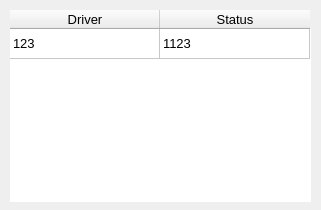
<?xml version="1.0" encoding="UTF-8"?>
<ui version="4.0">
 <class>InstallProgress</class>
 <widget class="QWidget" name="InstallProgress">
  <property name="geometry">
   <rect>
    <x>0</x>
    <y>0</y>
    <width>321</width>
    <height>210</height>
   </rect>
  </property>
  <property name="sizePolicy">
   <sizepolicy hsizetype="MinimumExpanding" vsizetype="MinimumExpanding">
    <horstretch>0</horstretch>
    <verstretch>0</verstretch>
   </sizepolicy>
  </property>
  <property name="windowTitle">
   <string>Form</string>
  </property>
  <widget class="QTableWidget" name="progressTable">
   <property name="geometry">
    <rect>
     <x>10</x>
     <y>10</y>
     <width>301</width>
     <height>192</height>
    </rect>
   </property>
   <property name="font">
    <font>
     <pointsize>10</pointsize>
    </font>
   </property>
   <property name="contextMenuPolicy">
    <enum>Qt::PreventContextMenu</enum>
   </property>
   <property name="frameShape">
    <enum>QFrame::NoFrame</enum>
   </property>
   <property name="frameShadow">
    <enum>QFrame::Plain</enum>
   </property>
   <property name="verticalScrollBarPolicy">
    <enum>Qt::ScrollBarAsNeeded</enum>
   </property>
   <property name="horizontalScrollBarPolicy">
    <enum>Qt::ScrollBarAlwaysOff</enum>
   </property>
   <property name="editTriggers">
    <set>QAbstractItemView::NoEditTriggers</set>
   </property>
   <property name="tabKeyNavigation">
    <bool>false</bool>
   </property>
   <property name="showDropIndicator" stdset="0">
    <bool>false</bool>
   </property>
   <property name="dragDropOverwriteMode">
    <bool>false</bool>
   </property>
   <property name="selectionMode">
    <enum>QAbstractItemView::NoSelection</enum>
   </property>
   <property name="verticalScrollMode">
    <enum>QAbstractItemView::ScrollPerItem</enum>
   </property>
   <property name="showGrid">
    <bool>true</bool>
   </property>
   <property name="gridStyle">
    <enum>Qt::SolidLine</enum>
   </property>
   <property name="wordWrap">
    <bool>true</bool>
   </property>
   <property name="cornerButtonEnabled">
    <bool>false</bool>
   </property>
   <attribute name="horizontalHeaderVisible">
    <bool>true</bool>
   </attribute>
   <attribute name="horizontalHeaderCascadingSectionResizes">
    <bool>false</bool>
   </attribute>
   <attribute name="horizontalHeaderMinimumSectionSize">
    <number>150</number>
   </attribute>
   <attribute name="horizontalHeaderDefaultSectionSize">
    <number>150</number>
   </attribute>
   <attribute name="horizontalHeaderHighlightSections">
    <bool>true</bool>
   </attribute>
   <attribute name="horizontalHeaderShowSortIndicator" stdset="0">
    <bool>false</bool>
   </attribute>
   <attribute name="verticalHeaderVisible">
    <bool>false</bool>
   </attribute>
   <attribute name="verticalHeaderCascadingSectionResizes">
    <bool>false</bool>
   </attribute>
   <attribute name="verticalHeaderHighlightSections">
    <bool>false</bool>
   </attribute>
   <row>
    <property name="text">
     <string>1</string>
    </property>
   </row>
   <column>
    <property name="text">
     <string>Driver</string>
    </property>
   </column>
   <column>
    <property name="text">
     <string>Status</string>
    </property>
   </column>
   <item row="0" column="0">
    <property name="text">
     <string>123</string>
    </property>
   </item>
   <item row="0" column="1">
    <property name="text">
     <string>1123</string>
    </property>
   </item>
  </widget>
 </widget>
 <resources/>
 <connections/>
</ui>
